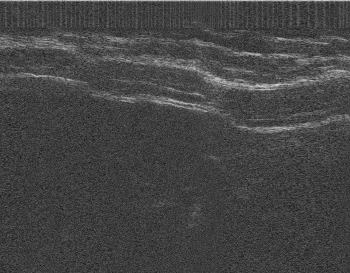
//> input picture z1.bmp, 350 x 273 px
$ ./MesureDepth   (built with g++ and OpenCV 4)
//> lines starting //> are read from the running program, lines starting //| are printed output that depends on the picture; after the words box and inside, x2 and y2 are one past the last pixel; in counts of white or black regions, pixels touching at a corner belong together
### counter.hpp
#ifndef counter_hpp
#define counter_hpp

#include <stdint.h>
#include <stdio.h>
#include <vector>
#include "opencv2/highgui/highgui.hpp"
#include "opencv2/imgproc/imgproc.hpp"
using namespace std;
using namespace cv;
//#define MAX(x,y)   (x>y?x:y)
//#define MIN(x,y)   (x>y?y:x)
typedef struct StrMonmentTAG{
Point2f * pMc;
Point2f mc;
int contourIndex;
int d;
int s;
}StrMonmentTag;
typedef struct StrCandicateTAG{
cv::Point2i  pt;
float MeanValue;
float StandDev;
}StrCandicateTag;
typedef struct StrAreaTAG{
	uint32_t lineIndex; //line index
	uint32_t mcIndex; //monmet index;
	//struct StrMonmentTAG  mc;
    //uint32_t s; //surface of contour
    //uint32_t d; //diameter of contour
    uint32_t doc; // degree of confidence
	Point    captruePoint;
	int32_t  boxUp;
	int32_t  boxDown;
	float    Depth;

    uint32_t x1;
    uint32_t x2;
    uint32_t y1;
    uint32_t y2;
	uint32_t      AverCenterIndex; //center point of cadicate points
	int32_t      AverCount;
	uint32_t     AverValue;
	cv::Point  AverPoint[100];  // aver point for calc
}strAreaTag;


#endif /* counter_hpp */

### MesureDepth.cpp
//
//  counter.cpp
//  cvTest
//.
//  Copyright © 2017年 HFY. All rights reserved.
//

#include "counter.hpp"
#include "fstream"
#include <iostream>
#include <string>
#include <strstream>
#include "math.h"
#include <stdlib.h>
#include<algorithm>
#include <iostream>
#include <deque>

#define  FL_MIN_LENGTH   100
#define  FL_MIN_AREA     70
#define  DELTA           (6)  // contour error   1/6 *w
#define  DELTA_POINT     (10)  // point error  1/10 *w
#define  SUM_CALC_POINT   (100)
//#define  MIN_X           200
#define  MIN_Y           300
#define  MIN_CANDIDAT_DIAMETER    200
#define  MIN_CANDIDAT_AREA        1000

vector<vector<Point> > g_Contours;
vector<strAreaTag> g_AllArea,g_CandidateArea;
vector<strAreaTag> * pAreaTag = &g_AllArea;


// [122 lines left out: functions int2str, sort_point, AreaGetMax, GetCandicatArea, SortCmp, CalcDist, not called in this run]
//寻找二值图像上的第一个点

//maskImg二值图像,标记

//outPoint输出查找的点

bool findFirstPoint(Mat &maskImg, Point &outPoint)

{

	bool success = false;

	for (int i = 0; i < maskImg.rows; i++)

	{

		unsigned char *pData = (unsigned char*)(maskImg.data+i*maskImg.step);

		for (int j = 0; j < maskImg.cols; j++)

		{

			if (pData[j] == 255)//找到第一个白色的点

			{

				success = true;

				outPoint.x = j;

				outPoint.y = i;

				pData[j] = 0;//将此点像素设为0

				break;

			}

		}

		if (success)

			break;

	}

	return success;

}
//八邻域中寻找曲线上某个点的下一个点
//neiPoint八邻域点
//currPt当前点
bool findNextPoint(vector<Point> &neiPt, Mat &image, Point currPt, int currFlag, Point& outPt, int &outFlag)

{
	int i = currFlag;//0，6

	int count = 1;

	bool success = false;

	while (count <= 7)
	{
		Point tpPt = currPt + neiPt[i];//邻域像素点

		if (tpPt.x > 0 && tpPt.y > 0 && tpPt.x < image.cols && tpPt.y < image.rows)//在图像内部

		{

			if( ((unsigned char*)(image.data+tpPt.y*image.step))[tpPt.x]==255 )

			{

				outPt = tpPt;

				outFlag = i;

				success = true;

				((unsigned char*)(image.data+tpPt.y*image.step))[tpPt.x]=0;

				break;//跳出循环

			}

		}

		if (count % 2)//奇数

		{

			i += count;

			if (i > 7)

			{

				i -= 8;

			}

		}

		else

		{

			i += -count;

			if (i < 0)

			{

				i += 8;

			}

		}
		count++;
	}
	return success;
}
//寻找曲线 ：
void findLines(Mat &binaryImg, vector<deque<Point>> &outLines)

{

	//八邻域

	vector<Point> neighborPtVec;

	neighborPtVec.push_back(Point(-1,-1));

	neighborPtVec.push_back(Point(0,-1));

	neighborPtVec.push_back(Point(1,-1));

	neighborPtVec.push_back(Point(1,0));


	neighborPtVec.push_back(Point(1,1));

	neighborPtVec.push_back(Point(0,1));

	neighborPtVec.push_back(Point(-1,1));

	neighborPtVec.push_back(Point(-1,0));


	Point firstPt;

	while (findFirstPoint(binaryImg, firstPt))

	{

		deque<Point> line;//点的队列

		line.push_back(firstPt);//存储第一个点


		//由于第一个点不一定是线段的起始位置，

		//因此两个方向都要查找

		Point currPt = firstPt;//当前点

		int currFlag = 0;//标志

		Point nextPt;//下一个点

		int nextFlag;//下一点的标志

		while (findNextPoint(neighborPtVec, binaryImg, currPt, currFlag, nextPt, nextFlag))//一端

		{

			line.push_back(nextPt);//压入队列

			currPt = nextPt;

			currFlag = nextFlag;

		}

		//找另一端

		currPt = firstPt;

		currFlag = 0;

		while (findNextPoint(neighborPtVec, binaryImg, currPt, currFlag, nextPt, nextFlag))

		{

			line.push_front(nextPt);

			currPt = nextPt;

			currFlag = nextFlag;//邻域与中心像素的位置

		}

		if (line.size() > 10)

		{

			outLines.push_back(line);

		}

	}

}
//用deque<Point> 描述曲线

//随机取色画曲线

Scalar random_color(RNG& _rng)

{

	int icolor = (unsigned)_rng;

	return Scalar(icolor & 0xFF, (icolor >> 8) & 0xFF, (icolor >> 16) & 0xFF);

}
int main()
{
	Mat gray,Dest;
	Mat bw = Mat::zeros(gray.size(),CV_8U);
	Mat img = imread("D:/prj/CvCounter/z1.bmp", 1);
//> img is the input picture: 273 rows x 350 cols, CV_8UC3; min 9, max 217, mean 68.6
	//cvtColor(img,bw,COLOR_BGR2GRAY);
	GaussianBlur(img, bw, Size(15, 15), 0.5);
	printf("bw, depth:%d,channel:%d\n",bw.depth(),bw.channels());
//| bw, depth:0,channel:3

	//s1 canny
	//equalizeHist(img,bw);
	//threshold(gray, bw, 150, 200, CV_THRESH_OTSU);
	imwrite("2bin.bmp", bw);

	Mat g_cannyMat_output = Mat::zeros(bw.size(),CV_8U);
	Canny( bw, g_cannyMat_output,150, 254,3,true);
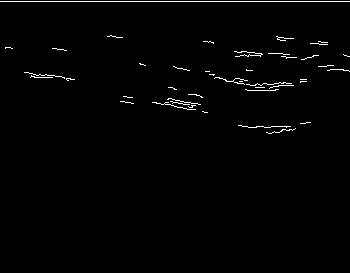
//> g_cannyMat_output: 273 rows x 350 cols, CV_8UC1; 1.3% white in thin lines or dots, all inside (x1, y1, x2, y2) = (0, 1, 350, 134)
	//Sobel(bw,g_cannyMat_output,CV_8UC1,1,1,1);
	//Scharr(bw,g_cannyMat_output,CV_8UC1,0,1,1,3);
	//Laplacian(bw,g_cannyMat_output,CV_8U,1,1,0,4);
	imwrite("2canny.bmp",g_cannyMat_output);
	//filter2D();	//get lines
	vector<deque<Point>> lines;
	findLines(g_cannyMat_output, lines);
//> the loop in findLines, `while (findFirstPoint(binaryImg, firstPt))` made 74 passes
//> (nextPt, nextFlag, currPt, currFlag) on passes 1 to 12: (Point(349, 1), 3, Point(0, 1), 0), (Point(107, 36), 7, Point(122, 37), 3), (Point(293, 38), 3, Point(276, 36), 0), (Point(285, 40), 3, Point(277, 38), 0), (Point(213, 43), 5, Point(203, 41), 0), (Point(327, 42), 3, Point(318, 41), 0), (Point(327, 44), 3, Point(310, 43), 0), (Point(12, 48), 3, Point(5, 48), 5), (Point(66, 50), 3, Point(52, 48), 0), (Point(235, 56), 7, Point(234, 51), 0), (Point(0, 0), 0, Point(241, 51), 0), (Point(289, 54), 3, Point(268, 53), 0)
//> after the loop in findLines, `while (findFirstPoint(binaryImg, firstPt))`: binaryImg: 273 rows x 350 cols, CV_8UC1; 1.26% of pixels changed, all inside (x1, y1, x2, y2) = (0, 1, 350, 134)
//> after the loop in findLines, `while (findFirstPoint(binaryImg, firstPt))`: firstPt = Point(289, 130)
//> lines = 30 items
	cout << lines.size() << endl;
//| 30

	//draw lines
	Mat draw_img;
	cvtColor(g_cannyMat_output,draw_img,CV_GRAY2BGR);
//> draw_img: 273 rows x 350 cols, CV_8UC3; every value is 0
	RNG rng(123);
	Scalar color;
	for (int i = 0; i < lines.size(); i++)
	{
    	color = random_color(rng);
		for (int j = 0; j < lines[i].size(); j++)
		{
			draw_img.at<Vec3b>(lines[i][j]) = Vec3b(color[0], color[1], color[2]);
		}
	}
//> this loop made 30 passes
//> (icolor in random_color, color) on passes 1 to 12: (1182045646, Scalar(206, 149, 116)), (1143899267, Scalar(131, 132, 46)), (1872705840, Scalar(48, 57, 159)), (-1002193390, Scalar(18, 190, 67)), (2144486776, Scalar(120, 69, 210)), (1710118763, Scalar(107, 87, 238)), (-832166739, Scalar(173, 36, 102)), (-1852344440, Scalar(136, 119, 151)), (901927380, Scalar(212, 81, 194)), (1335293614, Scalar(174, 246, 150)), (-163677264, Scalar(176, 123, 62)), (96721097, Scalar(201, 216, 195))
	imshow("draw_img", draw_img);
	imwrite("draw_img.jpg", draw_img);
	waitKey(0);
	return 0;
}


// [118 lines left out: function main2, not called in this run]
